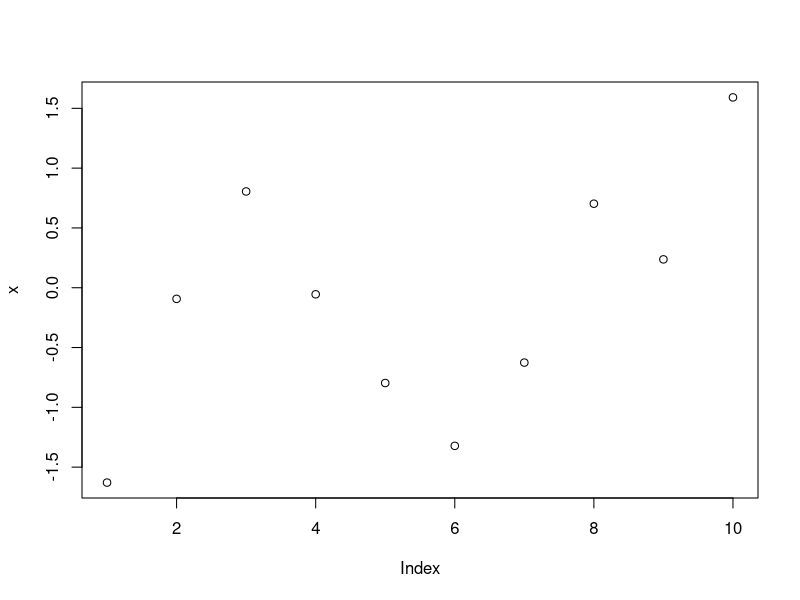
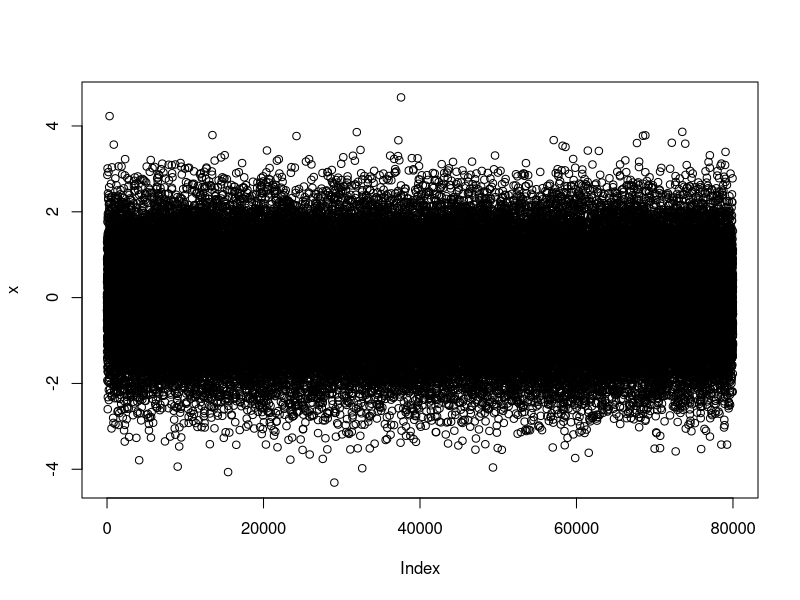
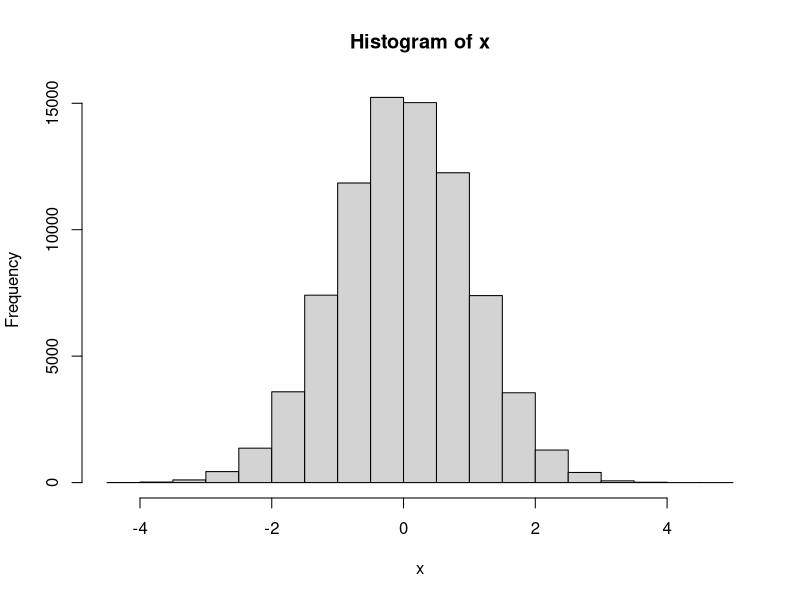
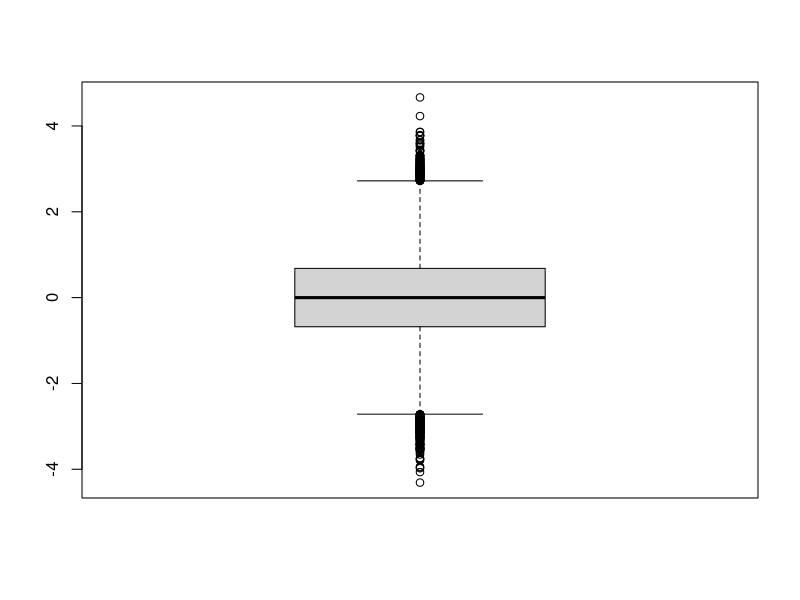

Source code (R) for these figures, in order:
#vector maths 

a <-rnorm(6)
b <- rnorm(5)
c <- a * b
c
X <- rnorm(5)
X
Y <- rnorm( 5, 10, 1)
Y
x <-rnorm(10)
plot(x)

#rnorm numerical distribution
x <-rnorm(10,1)
x
x <-rnorm(100000)
x

#classwork problem by Testing the law of large numbers for N
count <- 0
 for (i in x)
   if (i>-1 & i<1)
     count <- count+1
count

#now we will do ploting for the number 80000 
x <-rnorm(80000)
plot(x)
hist(x)
head(x)
tail(x)
range(x)
summary(x)
boxplot(x)
